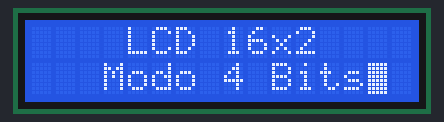
A program run on a simulated Raspberry Pi Pico running MicroPython. On the bench: 16×2 character LCD.

Above: at 0.2 s.
At 3.5 s:
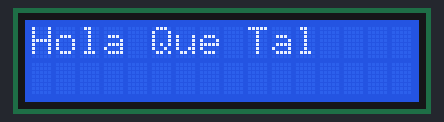
At 4.5 s:
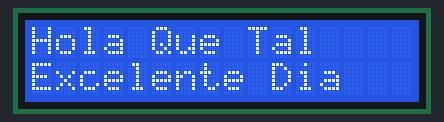
At 6.7 s:
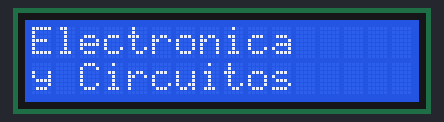
At 17.7 s:
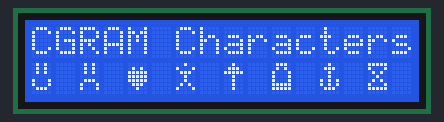
At 36.9 s:
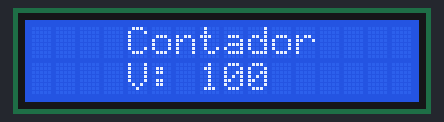

Measured:
- what the display in image 0 shows lasts 3.0 s, from 0.2 s to 3.2 s
- what the display in image 1 shows lasts 1.0 s, from 3.4 s to 4.4 s
- what the display in image 2 shows lasts 2.0 s, from 4.4 s to 6.4 s
- what the display in image 5 shows lasts 2.1 s, from 36.9 s to 39.0 s

The program:

P8.py
```python
#Espinoza Castillo Alejandro
#Muestra unos mensajes en las pantallas LCD para mostrar su funcionamiento

from machine import Pin
from time import sleep_ms
from lcd import LCD

figura_1 = (0x0A,0x0A,0x0A,0x00,0x11,0x11,0x0E,0x00)
figura_2 = (0x0A,0x0A,0x0A,0x00,0x0E,0x11,0x11,0x00)
figura_3 = (0x00,0x0A,0x1F,0x1F,0x1F,0x0E,0x04,0x00)
figura_4 = (0x04,0x11,0x0E,0x04,0x04,0x0A,0x11,0x00)
figura_5 = (0x04,0x0E,0x1F,0x04,0x04,0x04,0x04,0x00)
figura_6 = (0x0E,0x0A,0x11,0x11,0x11,0x1F,0x1F,0x00)
figura_7 = (0x04,0x0E,0x04,0x04,0x15,0x15,0x0E,0x00)
figura_8 = (0x1F,0x11,0x0A,0x04,0x0A,0x11,0x1F,0x00)

lcd = LCD(0,1,2,3,4,5)                          # RS, E, D4, D5, D6, D7
lcd.cgram_init()                                # Accede a la CGRAM para guardar caracteres especiales
lcd.cgram_create_char(0, figura_1)              # Guarda los caracteres especiales en las posiciones 0 a 7 de la CGRAM
lcd.cgram_create_char(1, figura_2)
lcd.cgram_create_char(2, figura_3)
lcd.cgram_create_char(3, figura_4)
lcd.cgram_create_char(4, figura_5)
lcd.cgram_create_char(5, figura_6)
lcd.cgram_create_char(6, figura_7)
lcd.cgram_create_char(7, figura_8)
lcd.cgram_close()                               # Sale de la CGRAM
lcd.clear()                                     # Limpia la pantalla LCD

while True:
    lcd.move_to(4,0)
    lcd.putstr("LCD 16x2")
    lcd.move_to(3,1)
    lcd.putstr("Modo 4 Bits")
    lcd.blink()
    sleep_ms(3000)
    lcd.no_blink()
    lcd.clear()
    sleep_ms(200)

    lcd.move_to(0,0)
    lcd.putstr("Hola Que Tal")
    sleep_ms(1000)
    lcd.move_to(0,1)
    lcd.putstr("Excelente Dia")
    sleep_ms(2000)
    lcd.clear()
    sleep_ms(200)

    lcd.move_to(0,0)
    lcd.putstr("Electronica")
    lcd.move_to(0,1)
    lcd.putstr("y Circuitos")
    sleep_ms(1000)
    for x in range(15):
        lcd.shift_right()
        sleep_ms(300)
    for x in range(15):
        lcd.shift_left()
        sleep_ms(300)
    sleep_ms(500)
    lcd.clear()
    sleep_ms(200)

    lcd.move_to(0,0)
    lcd.putstr("CGRAM Characters")
    lcd.move_to(0,1)
    lcd.cgram_putc(0)
    lcd.move_to(2,1)
    lcd.cgram_putc(1)
    lcd.move_to(4,1)
    lcd.cgram_putc(2)
    lcd.move_to(6,1)
    lcd.cgram_putc(3)
    lcd.move_to(8,1)
    lcd.cgram_putc(4)
    lcd.move_to(10,1)
    lcd.cgram_putc(5)
    lcd.move_to(12,1)
    lcd.cgram_putc(6)
    lcd.move_to(14,1)
    lcd.cgram_putc(7)
    sleep_ms(3000)
    lcd.clear()
    sleep_ms(200)

    lcd.move_to(4,0)
    lcd.putstr("Contador")
    lcd.move_to(4,1)
    lcd.putstr("V: ")
    for x in range(101):
        lcd.move_to(7,1)
        lcd.putstr(str(x))
        sleep_ms(150)
    sleep_ms(2000)
    lcd.clear()
    sleep_ms(4000)
```

lcd.py
```python
"""
Libreria de pantalla LCD 16x2 y 20x4 en modo 4 bits
Fecha de creacion: 10/03/2021
Creado por: Abiezer Hernandez Oloarte
Ing. En Mecatronica

Raspberry Pi Pico en Micropython
"""

from machine import Pin
from time import sleep_us

class LCD:
    def __init__(self, RS, E, D4, D5, D6, D7):
        self.p_rs = Pin(RS, Pin.OUT, value=0)
        self.p_e = Pin(E, Pin.OUT, value=0)
        self.p_d4 = Pin(D4, Pin.OUT, value=0)
        self.p_d5 = Pin(D5, Pin.OUT, value=0)
        self.p_d6 = Pin(D6, Pin.OUT, value=0)
        self.p_d7 = Pin(D7, Pin.OUT, value=0)
        self.port(0x00)
        sleep_us(20000)
        self.cmd(0x03)
        sleep_us(5000)
        self.cmd(0x03)
        sleep_us(11000)
        self.cmd(0x03)
        self.cmd(0x02)
        self.cmd(0x02)
        self.cmd(0x08)
        self.cmd(0x00)
        self.cmd(0x0C)
        self.cmd(0x00)
        self.cmd(0x06)
        self.clear()

    def port(self, a):
        if (a & 1):
            self.p_d4.value(1)
        else:
            self.p_d4.value(0)
        if (a & 2):
            self.p_d5.value(1)
        else:
            self.p_d5.value(0)
        if (a & 4):
            self.p_d6.value(1)
        else:
            self.p_d6.value(0)
        if (a & 8):
            self.p_d7.value(1)
        else:
            self.p_d7.value(0)

    def cmd(self, com):
        self.p_rs.value(0)
        self.port(com)
        self.p_e.value(1)
        sleep_us(4000)
        self.p_e.value(0)

    def clear(self):
        self.cmd(0)
        self.cmd(1)

    def move_to(self, col, row):
        if row == 0:
            temp = 0x80 + col
            z = temp >> 4
            y = temp & 0x0F
            self.cmd(z)
            self.cmd(y)

        elif row == 1:
            temp = 0xC0 + col
            z = temp >> 4
            y = temp & 0x0F
            self.cmd(z)
            self.cmd(y)

        elif row == 2:
            temp = 0x94 + col
            z = temp >> 4
            y = temp & 0x0F
            self.cmd(z)
            self.cmd(y)

        elif row == 3:
            temp = 0xD4 + col
            z = temp >> 4
            y = temp & 0x0F
            self.cmd(z)
            self.cmd(y)

    def putchar(self, c):
        temp = ord(c) & 0x0F
        y = ord(c) & 0xF0
        self.p_rs.value(1)
        self.port(y >> 4)
        self.p_e.value(1)
        sleep_us(40)
        self.p_e.value(0)
        self.port(temp)
        self.p_e.value(1)
        sleep_us(40)
        self.p_e.value(0)

    def putstr(self, st):
        for x in st:
            self.putchar(x)

    def shift_left(self):
        self.cmd(0x01)
        self.cmd(0x08)

    def shift_right(self):
        self.cmd(0x01)
        self.cmd(0x0C)

    def blink(self):
        self.cmd(0x00)
        self.cmd(0x0F)

    def no_blink(self):
        self.cmd(0x00)
        self.cmd(0x0C)

    def cgram_init(self):
        self.cmd(0x04)
        self.cmd(0x00)

    def cgram_close(self):
        self.cmd(0x00)
        self.cmd(0x02)

    def cgram_create_char(self, add, chardata):
        if add == 0:
            for x in range(0,8):
                self.cgram_putc(chardata[x])
        elif add == 1:
            for x in range(8,16):
                self.cgram_putc(chardata[x-8])
        elif add == 2:
            for x in range(16,24):
                self.cgram_putc(chardata[x-16])
        elif add == 3:
            for x in range(24,32):
                self.cgram_putc(chardata[x-24])
        elif add == 4:
            for x in range(32,40):
                self.cgram_putc(chardata[x-32])
        elif add == 5:
            for x in range(40,48):
                self.cgram_putc(chardata[x-40])
        elif add == 6:
            for x in range(48,56):
                self.cgram_putc(chardata[x-48])
        elif add == 7:
            for x in range(56,64):
                self.cgram_putc(chardata[x-56])

    def cgram_putc(self, c):
        temp = c & 0x0F
        y = c & 0xF0
        self.p_rs.value(1)
        self.port(y >> 4)
        self.p_e.value(1)
        sleep_us(40)
        self.p_e.value(0)
        self.port(temp)
        self.p_e.value(1)
        sleep_us(40)
        self.p_e.value(0)
```
